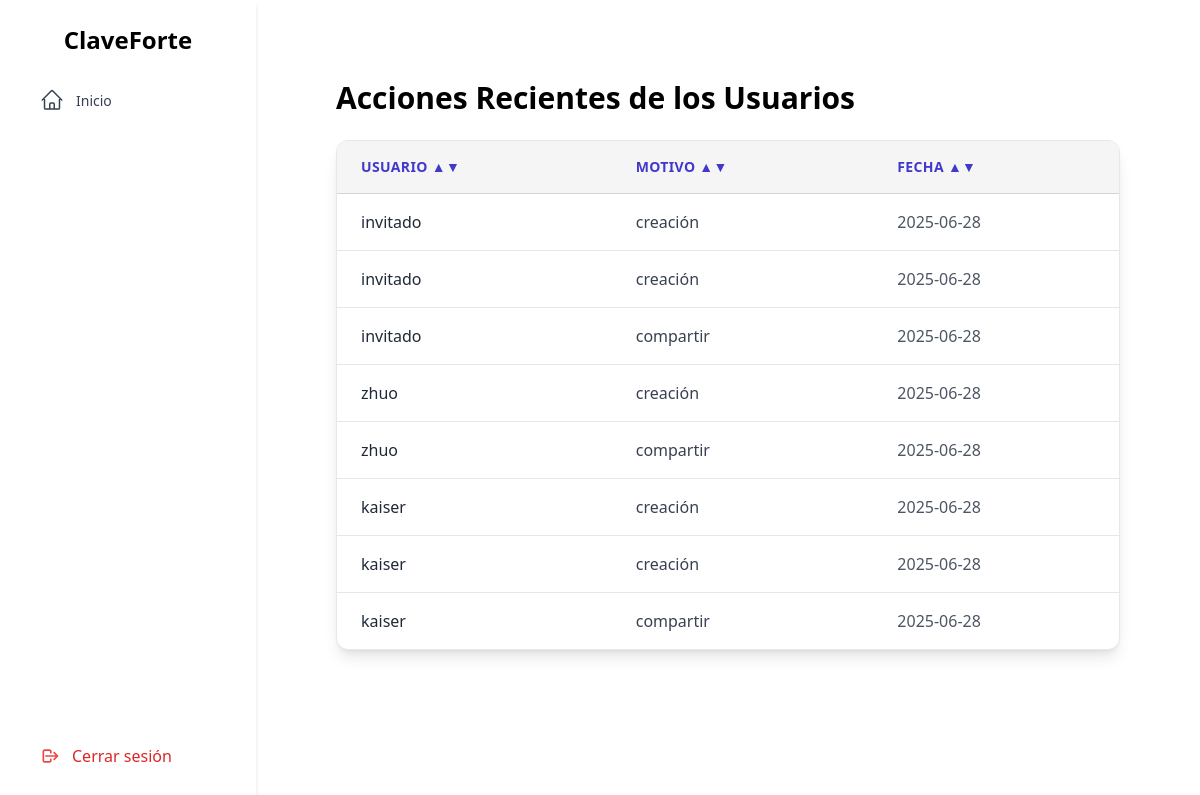
Before: /recent_actions with the older database file.
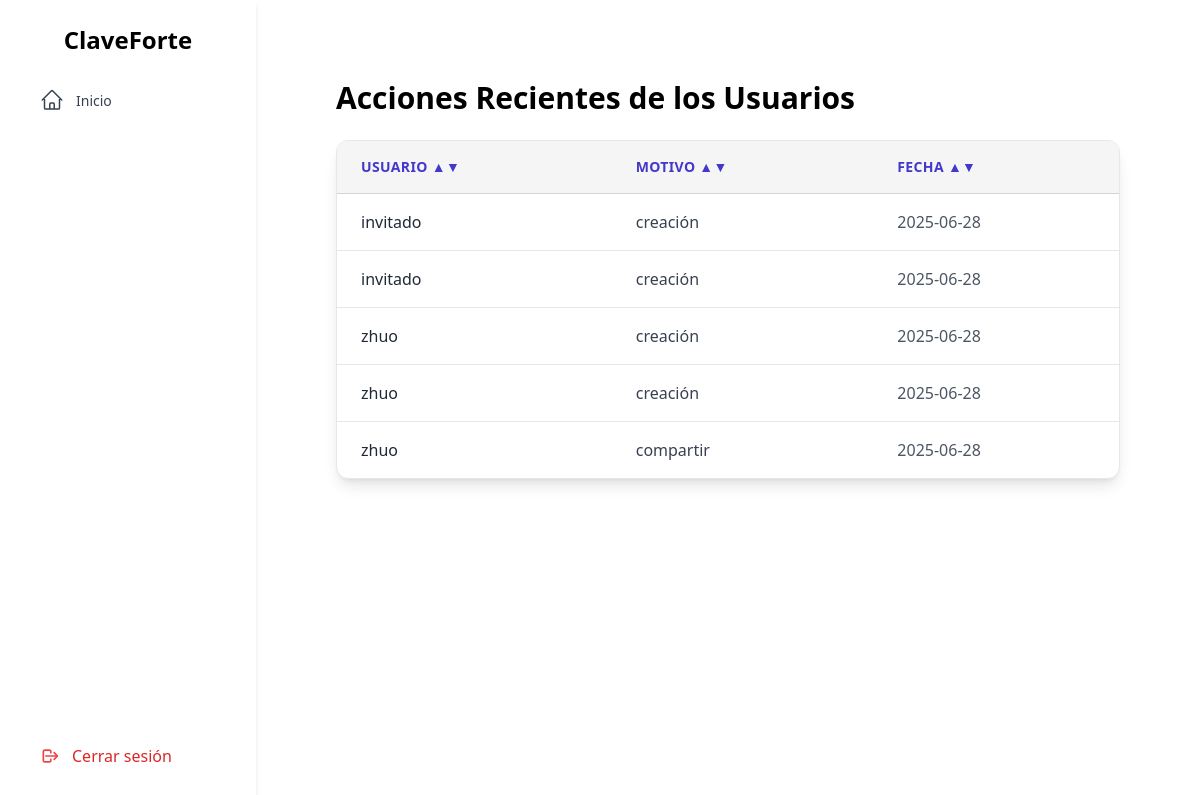
After: the same page with the newer database file.
### tables this page shows
CREATE TABLE Access (
        id_access       INTEGER PRIMARY KEY AUTOINCREMENT,
        timestam        TEXT NOT NULL,  -- Fecha en formato ISO
        motivo          TEXT,
        usr_name        TEXT,
        id_usr          INTEGER NOT NULL,
        id_credential   INTEGER NOT NULL,
        FOREIGN KEY (id_usr) REFERENCES Users(id_usr),
        FOREIGN KEY (id_credential) REFERENCES Credentials(id_credential)
    );

### app.py (the view)
@app.route('/recent_actions')
def acciones_recientes():
    active_rol = session.get('usuario_rol')
    rcnt_act = []
    try:
        conn = sqlite3.connect('instance/ClaveForte.db')
        conn.row_factory = sqlite3.Row  # Permite acceder a columnas por nombre
        cursor = conn.cursor()
        cursor.execute('''
            SELECT * FROM Access
        ''')
        rcnt_act = cursor.fetchall()
    except Exception as e:
        print(f"Error al recuperar acciones recientes: {e}")
    finally:
        conn.close()
    return render_template('./admin/recent/recent.html',
                           usr_rol=active_rol,
                           recent_acctions=rcnt_act)

### templates/admin/recent/recent.html (shortened to what this page needs)
{% extends './layout.html' %}
{% block content %}
<div class="flex-1 p-10">
    <h1 class="text-3xl font-bold mb-6 text-black">Acciones Recientes de los Usuarios</h1>
    <div class="w-full overflow-x-auto bg-white shadow-lg rounded-xl border border-gray-200">
    <div class="max-h-[65vh] overflow-y-auto">
        <table id="tablaAcciones" class="min-w-full divide-y divide-gray-300">
            <thead class="bg-[rgb(245,245,245)] sticky top-0 z-10">
                <tr>
                    <th onclick="ordenarTabla(0)" class="cursor-pointer px-6 py-4 text-left text-sm font-bold text-indigo-700 uppercase tracking-wide bg-[rgb(245,245,245)]">
                        Usuario ▲▼
                    </th>
                    <th onclick="ordenarTabla(1)" class="cursor-pointer px-6 py-4 text-left text-sm font-bold text-indigo-700 uppercase tracking-wide bg-[rgb(245,245,245)]">
                        Motivo ▲▼
                    </th>
                    <th onclick="ordenarTabla(2)" class="cursor-pointer px-6 py-4 text-left text-sm font-bold text-indigo-700 uppercase tracking-wide bg-[rgb(245,245,245)]">
                        Fecha ▲▼
                    </th>
                </tr>
            </thead>
            <tbody class="divide-y divide-gray-200">
                {% for accion in recent_acctions %}
                <tr class="hover:bg-indigo-50 transition-all duration-200">
                    <td class="px-6 py-4 text-base text-gray-800 font-medium">
                        {{ accion['usr_name'] }}
                    </td>
                    <td class="px-6 py-4 text-base text-gray-700">
                        {{ accion['motivo'] }}
                    </td>
                    <td class="px-6 py-4 text-base text-gray-600">
                        {{ accion['timestam'][:10] }}
                    </td>
                </tr>
                {% else %}
                <tr>
                    <td colspan="3" class="px-6 py-6 text-center text-gray-500 italic text-lg">
                        No hay acciones registradas.
                    </td>
                </tr>
                {% endfor %}
            </tbody>
        </table>
    </div>
    </div>
</div>
{% endblock %}

### templates/layout.html (shortened to what this page needs)
<!DOCTYPE html>
<html lang="es">
<head>
  <link href="https://cdn.jsdelivr.net/npm/tailwindcss@2.2.19/dist/tailwind.min.css" rel="stylesheet">
</head>
<body class="flex overflow-y-hidden h-screen">
  {% include './sidebar/sidebar.html' with context%}
  <main class="flex-1 p-10">
    {% block content %}{% endblock %}
  </main>
</body>
</html>

### templates/sidebar/sidebar.html (shortened to what this page needs)
<!DOCTYPE html>
<html lang="es">
<head>
    <script src="https://cdn.tailwindcss.com"></script>
</head>
<body>
    <aside class="w-64 h-screen bg-white shadow-md p-6 flex flex-col justify-between">
    <div>
        <h2 class="text-2xl font-bold text-center mb-6">ClaveForte</h2>
        <nav>
            <ul class="space-y-2">
                <li>
                    <a href="/home" class="flex items-center gap-3 px-4 py-2 rounded hover:bg-indigo-100 text-gray-700 transition">
                        <span class="text-[14px]">Inicio</span>
                    </a>
                </li>
            </ul>
        </nav>
    </div>
    <div>
        <a href="/logout" class="flex items-center gap-3 px-4 py-2 rounded hover:bg-red-100 text-red-600 transition">
        <svg class="w-5 h-5 text-red-500" fill="none" stroke="currentColor" viewBox="0 0 24 24">
            <path stroke-linecap="round" stroke-linejoin="round" stroke-width="2" d="M17 16l4-4m0 0l-4-4m4 4H7m6 4v1a2 2 0 01-2 2H6a2 2 0 01-2-2V7a2 2 0 012-2h5a2 2 0 012 2v1" />
        </svg>
        <span>Cerrar sesión</span>
        </a>
    </div>
    </aside>
</body>
</html>

Changed rows visible on the page:
removed Access: usr_name "kaiser", motivo "creación", timestam "2025-06-28"
removed Access: usr_name "kaiser", motivo "creación", timestam "2025-06-28"
removed Access: usr_name "kaiser", motivo "compartir", timestam "2025-06-28"
changed Access (number 3 of 5 on the later page): usr_name "invitado" → "zhuo"; motivo "compartir" → "creación"
